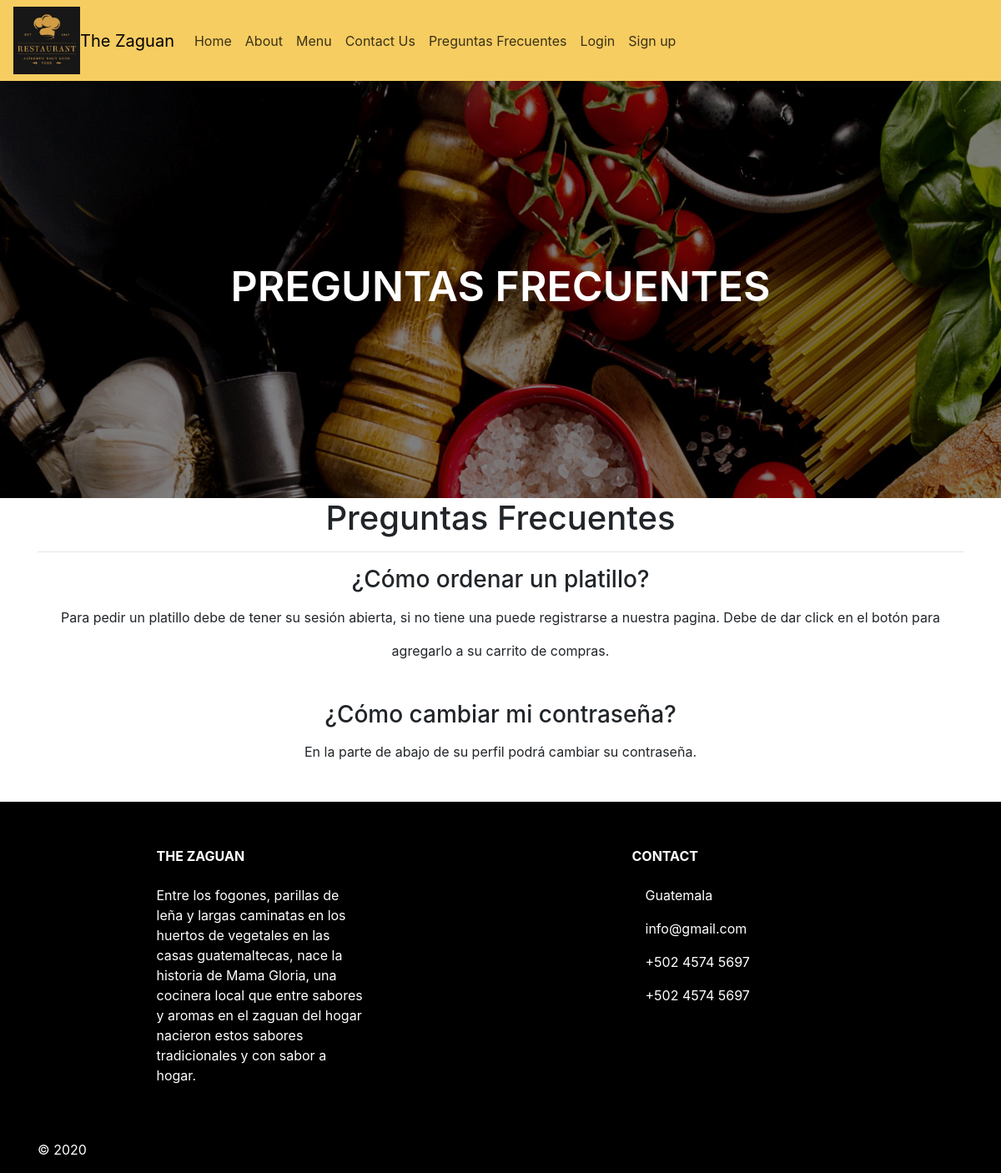
Screenshot of /paginas/preguntas.php with the database file from the repository.
### tables this page shows
CREATE TABLE `preguntas` (
  `ID_preguntas` int(11) NOT NULL,
  `pregunta` varchar(150) NOT NULL,
  `detalle` varchar(250) NOT NULL
);

### paginas/preguntas.php (the view, shortened to what this page needs)
<?php include '../conexion/conexion.php'; ?>
<!doctype html>
<html lang="en">
  <head>
    <link href="../sass/style.css" rel="stylesheet">
    <link rel="stylesheet" href="https://stackpath.bootstrapcdn.com/bootstrap/4.3.1/css/bootstrap.min.css">
  </head>
  <body class="text-center">
    <header >
      <nav class="navbar navbar-expand-xl navbar_intems " id="l"> <img src="../img/Logo.JPG" alt=80px width="80px"><a class="navbar-brand" href="#">The Zaguan</a>
           <div class="collapse navbar-collapse" id="navbarNavAltMarkup">
            <div class="navbar-nav"> <a class="nav-item nav-link active" href="./Home.php">Home <span class="sr-only">(current)</span></a>
               <a class="nav-item nav-link" href="./about.html">About</a> <a class="nav-item nav-link" href="./menu.php">Menu</a>
               <a class="nav-item nav-link" href="../paginas/contact.php"> Contact Us</a><a class="nav-item nav-link" href="../paginas/preguntas.php"> Preguntas Frecuentes</a>
               <a class="nav-item nav-link" href="./login.php"> Login</a> <a class="nav-item nav-link" href="./registry.php"> Sign up</a>
                <a class="nav-item nav-link disabled" href="#"></a> </div> </div>
              </nav>
    </header>
    <section>
      <div class="food_offer3" >
          <div class="overlay">
            <div class="valign_wrapper">
              <h1 class="food_offer_heading " >Preguntas Frecuentes</h1>
              </div>
          </div>
        </div>
      </section>
      <section>
          <div class="container">
            <div class="row">
                <div class="col-md-12">
                    <h1> Preguntas Frecuentes</h1>
                    <hr>
                    <?php $result = $mysqli->query("SELECT * FROM preguntas") or die($mysqli->error);
                    while ($row = mysqli_fetch_assoc($result)){?>
                    <h3> <?php echo $row['pregunta']?> </h3>
                        <p class="line-space"> <?php echo $row['detalle']?> </p>
                    <br>
                    <?php }?>
                </div>
            </div>
        </div>
      </section>
    <footer class="page-footer font-small mdb-color pt-4" id="f">
      <div class="container text-center text-md-left">
        <div class="row text-center text-md-left mt-3 pb-3">
          <div class="col-md-3 col-lg-3 col-xl-3 mx-auto mt-3">
            <h6 class="text-uppercase mb-4 font-weight-bold">The Zaguan</h6>
            <p>Entre los fogones, parillas de leña y largas caminatas en los huertos de vegetales en las casas guatemaltecas,
              nace la historia de Mama Gloria, una cocinera local que entre sabores y aromas en el zaguan del hogar nacieron
              estos sabores tradicionales y con sabor a hogar.</p>
            </div>
          <div class="col-md-4 col-lg-3 col-xl-3 mx-auto mt-3">
            <h6 class="text-uppercase mb-4 font-weight-bold">Contact</h6>
            <p>
              <i class="fas fa-home mr-3"></i> Guatemala</p>
            <p>
              <i class="fas fa-envelope mr-3"></i> info@gmail.com</p>
            <p>
              <i class="fas fa-phone mr-3"></i> +502 4574 5697</p>
            <p>
              <i class="fas fa-print mr-3"></i> +502 4574 5697</p>
          </div>
        </div>
        <hr>
        <div class="row d-flex align-items-center">
          <div class="col-md-3 col-lg-4">
            <p class="text-center text-md-left">© 2020
            </p>
          </div>
      </div>
    </footer>
  </body>
</html>

### sass/style.css (style rules this page uses)
.food_offer3 { width: 100%; height: 500px; background-image: url("../img/bg_5.jpg"); color: #fff; }
.food_offer_heading { font-weight: 600; font-size: 50px; text-transform: uppercase; }
.navbar-brand { color: black; }
.navbar-nav .nav-link { color: rgba(0, 0, 0, 0.76); }
.valign_wrapper { text-align: center; }
.align-items-center { -webkit-box-align: center; -ms-flex-align: center; align-items: center; }
.overlay { display: -webkit-box; display: -ms-flexbox; display: flex; -ms-flex-wrap: wrap; flex-wrap: wrap; -webkit-box-pack: center; -ms-flex-pack: center; justify-content: center; -webkit-box-align: center; -ms-flex-align: center; align-items: center; width: 100%; height: 100%; background-color: rgba(0, 0, 0, 0.5); }
.line-space { line-height: 40px; }
#f { background-color: black; color: #fff; }
#l { background-color: #f6cd61; }

### rows the page displays
preguntas: pregunta "¿Cómo ordenar un platillo?", detalle "Para pedir un platillo debe de tener su sesión abierta, si no tiene una puede registrarse a nuestra pagina. Debe de dar click en el botón para agregarlo a su carrito de compras."
preguntas: pregunta "¿Cómo cambiar mi contraseña?", detalle "En la parte de abajo de su perfil podrá cambiar su contraseña."
